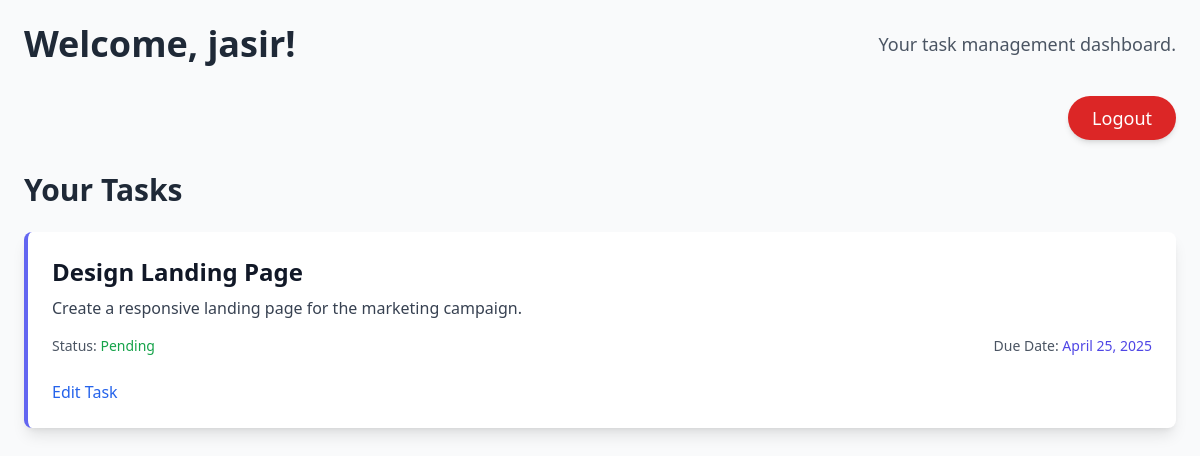
The page /tasks/dashboard/user/ (signed in) on the database as committed earlier.
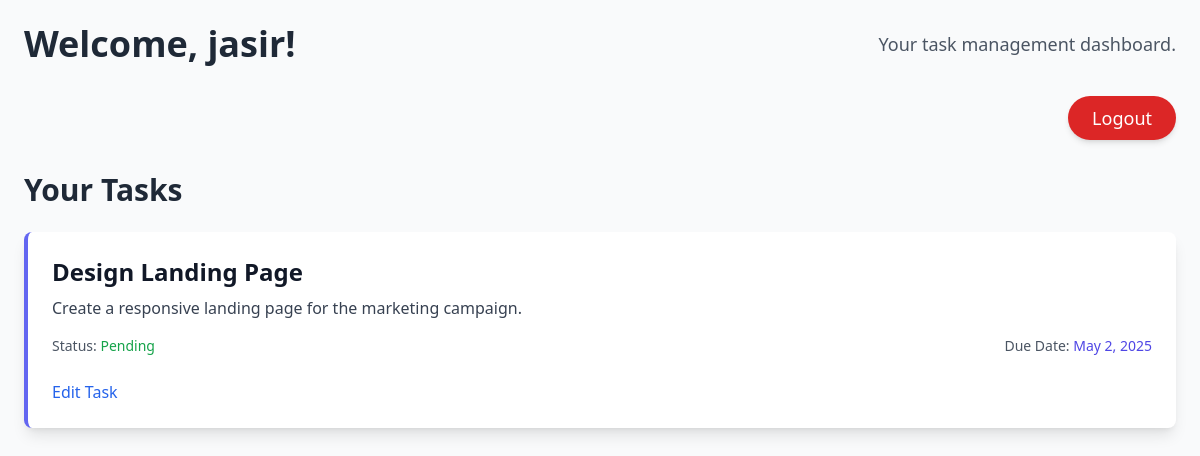
The same page on the database as committed later.
### tasks/models.py (models this page shows, shortened)
class Task(models.Model):
    STATUS_CHOICES = (
        ('PENDING', 'Pending'),
        ('IN_PROGRESS', 'In Progress'),
        ('COMPLETED', 'Completed'),
    )
    title = models.CharField(max_length=255)
    description = models.TextField()
    assigned_to = models.ForeignKey(
        settings.AUTH_USER_MODEL, related_name='tasks', on_delete=models.CASCADE,
        limit_choices_to={'role': 'USER'}
    )
    due_date = models.DateField()
    status = models.CharField(max_length=20, choices=STATUS_CHOICES, default='PENDING')
    completion_report = models.TextField(blank=True, null=True)
    worked_hours = models.PositiveIntegerField(blank=True, null=True)
    created_at = models.DateTimeField(auto_now_add=True)

### tasks/views.py (the view)
# urls.py: path("dashboard/user/", user_dashboard, name="user-dashboard"),
@login_required
def user_dashboard(request):
    tasks = Task.objects.filter(assigned_to=request.user)
    return render(request, 'dashboard_user.html', {'tasks': tasks})

### templates/dashboard_user.html (shortened to what this page needs)
<!DOCTYPE html>
<html lang="en">
<head>
  <script src="https://cdn.tailwindcss.com"></script>
</head>
<body class="bg-gray-50 text-gray-900 font-sans">
  <div class="max-w-7xl mx-auto p-6">
    <header class="flex justify-between items-center mb-8">
      <h1 class="text-4xl font-extrabold text-gray-800">Welcome, {{ request.user.username }}!</h1>
      <p class="text-lg text-gray-600">Your task management dashboard.</p>
    </header>
    <div class="text-right mb-8">
      <form action="{% url 'logout' %}" method="post">
        <button type="submit" class="bg-red-600 text-white py-2 px-6 rounded-full hover:bg-red-700 transition duration-300 text-lg font-medium shadow-md">
          Logout
        </button>
      </form>
    </div>
    <section>
      <h2 class="text-3xl font-semibold text-gray-800 mb-6">Your Tasks</h2>
      <div class="space-y-6">
        {% for task in tasks %}
          <div class="bg-white p-6 rounded-lg shadow-lg hover:shadow-2xl transition duration-300 border-l-4 border-indigo-500">
            <h3 class="text-2xl font-semibold text-gray-900">{{ task.title }}</h3>
            <p class="text-gray-700 mt-2">{{ task.description }}</p>
            <div class="mt-4 flex items-center justify-between">
              <p class="text-sm text-gray-600">Status: <span class="font-medium text-green-600">{{ task.get_status_display }}</span></p>
              <p class="text-sm text-gray-600">Due Date: <span class="font-medium text-indigo-600">{{ task.due_date }}</span></p>
            </div>
            <div class="mt-6 flex justify-between items-center">
              <a href="{% url 'user-edit-task' task.id %}" class="text-blue-600 hover:text-blue-800 font-medium transition duration-300">Edit Task</a>
            </div>
          </div>
        {% empty %}
          <p class="text-gray-600">You have no tasks assigned at the moment. Start by adding a new one.</p>
        {% endfor %}
      </div>
    </section>
  </div>
</body>
</html>

Rows that differ between the two databases and show on the page:
changed Task "Design Landing Page": due_date "April 25, 2025" → "May 2, 2025"
